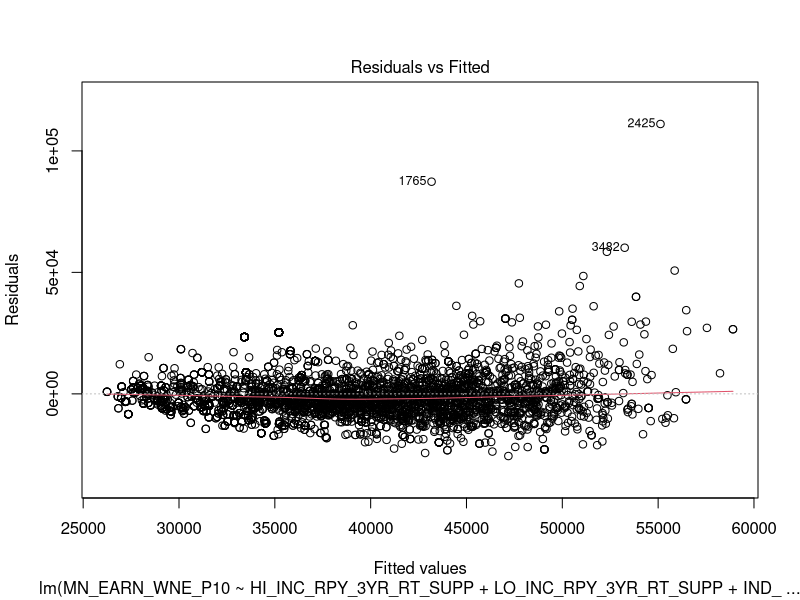
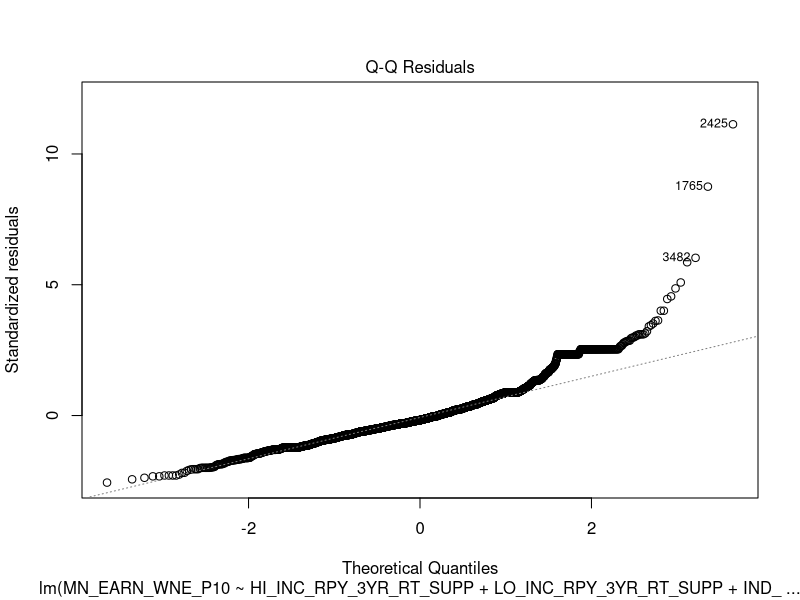
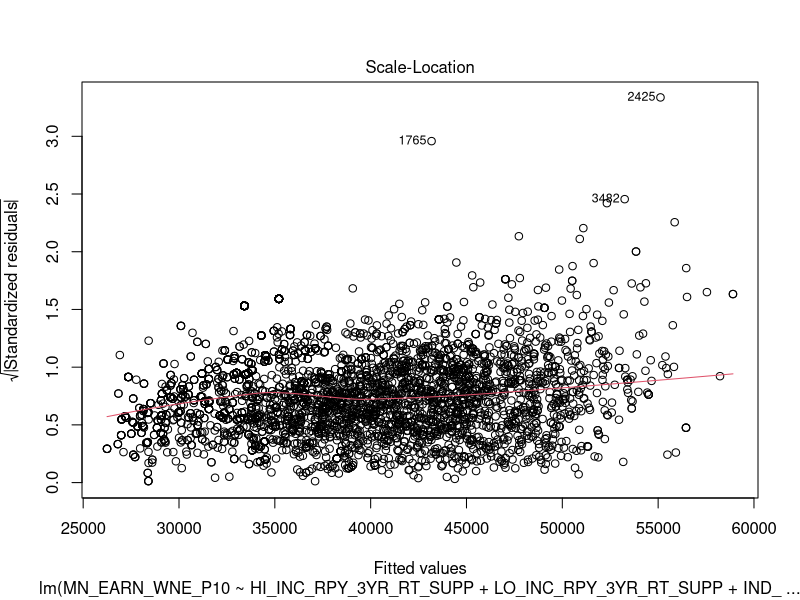
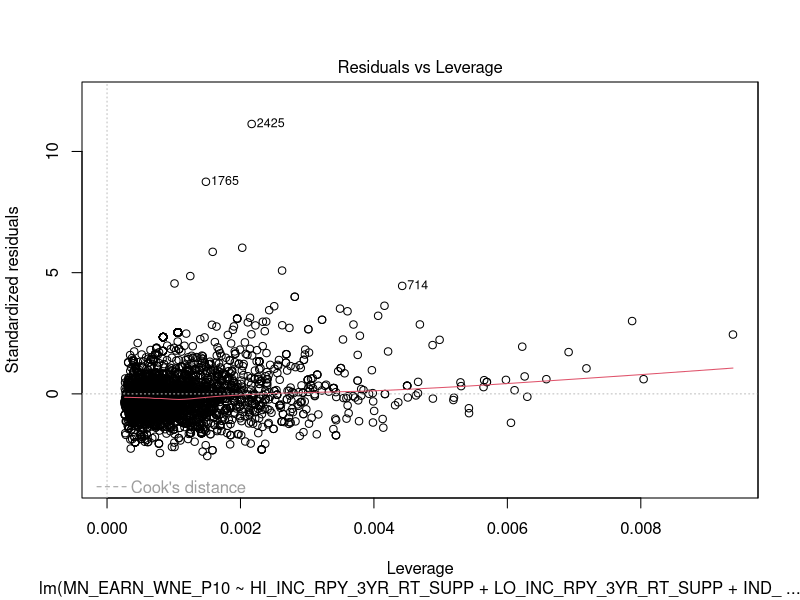
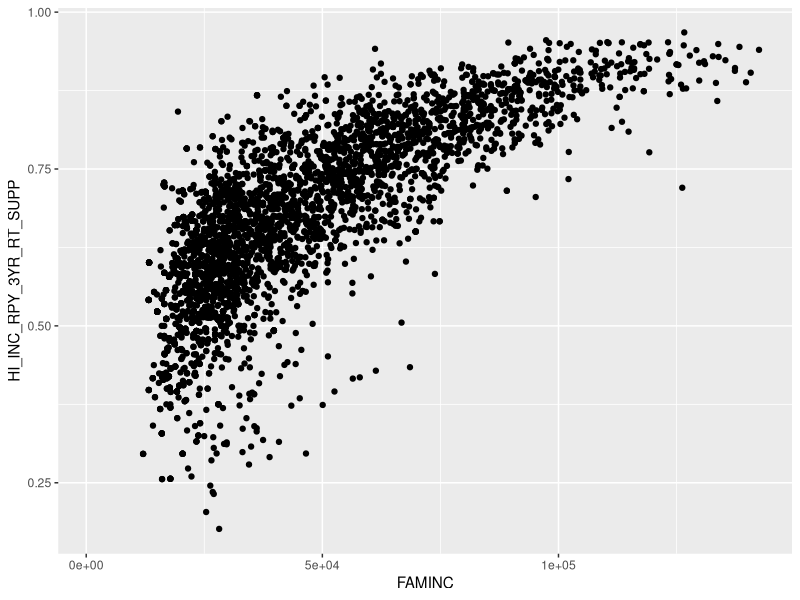

Here is the R script that generated these plots, in order:
## ---- chunk 1
library(tidyverse)
library(readr)
collegescorecard <- read_csv("group-h-csv.csv", na = c("", "NA", "NULL", "PrivacySuppressed"),
    col_types = cols(ADM_RATE = col_number(), 
        ADM_RATE_ALL = col_number(), C150_4 = col_number(), 
        COMPL_RPY_3YR_RT_SUPP = col_number(), 
        CONTROL = col_character(), COSTT4_A = col_number(), 
        DEP_RPY_3YR_RT_SUPP = col_number(), 
        FAMINC = col_number(), FEMALE_RPY_3YR_RT_SUPP = col_number(), 
        FIRSTGEN_RPY_3YR_RT_SUPP = col_number(), 
        GRAD_DEBT_MDN10YR_SUPP = col_number(), 
        GRAD_DEBT_MDN_SUPP = col_number(), 
        HIGHDEG = col_character(), HI_INC_RPY_3YR_RT_SUPP = col_number(), 
        ICLEVEL = col_character(), IND_RPY_3YR_RT_SUPP = col_number(), 
        LO_INC_RPY_3YR_RT_SUPP = col_number(), 
        MALE_RPY_3YR_RT_SUPP = col_number(), 
        MD_EARN_WNE_P10 = col_number(), MD_FAMINC = col_number(), 
        MD_INC_RPY_3YR_RT_SUPP = col_number(), 
        MN_EARN_WNE_P10 = col_number(), NONCOM_RPY_3YR_RT_SUPP = col_number(), 
        NOPELL_RPY_3YR_RT_SUPP = col_number(), 
        NOTFIRSTGEN_RPY_3YR_RT_SUPP = col_number(), 
        NPT4_PRIV = col_number(), NPT4_PUB = col_number(), 
        OPEID = col_character(), PCTFLOAN = col_number(), 
        PCTPELL = col_number(), PELL_RPY_3YR_RT_SUPP = col_number(), 
        PFTFAC = col_number(), PREDDEG = col_character(), 
        RPY_3YR_RT_SUPP = col_number(), SAT_AVG = col_number(), 
        TUITFTE = col_number(), TUITIONFEE_IN = col_number(), 
        TUITIONFEE_OUT = col_number(), UNITID = col_character()))

collegescorecard<- collegescorecard%>% mutate(SCH_DEG=as.factor(SCH_DEG), PREDDEG=as.factor(PREDDEG), HIGHDEG=as.factor(HIGHDEG), CONTROL=as.factor(CONTROL)) 

## ---- chunk 2
model<-lm(MN_EARN_WNE_P10~MD_FAMINC+PCTPELL+GRAD_DEBT_MDN10YR_SUPP+ADM_RATE+LO_INC_RPY_3YR_RT_SUPP, data=collegescorecard)

repaymentmod<-lm(MN_EARN_WNE_P10~MALE_RPY_3YR_RT_SUPP+FEMALE_RPY_3YR_RT_SUPP+FIRSTGEN_RPY_3YR_RT_SUPP+HI_INC_RPY_3YR_RT_SUPP+LO_INC_RPY_3YR_RT_SUPP+IND_RPY_3YR_RT_SUPP+NONCOM_RPY_3YR_RT_SUPP, data=collegescorecard)

repay<-lm(MN_EARN_WNE_P10~HI_INC_RPY_3YR_RT_SUPP+LO_INC_RPY_3YR_RT_SUPP+IND_RPY_3YR_RT_SUPP, data=collegescorecard)

anova(repay)

anova(repaymentmod)

plot(repay)

summary(repaymentmod)
summary(model)

collegescorecard%>%
  select(FAMINC, HI_INC_RPY_3YR_RT_SUPP)%>%
  cor()

library(ggplot2)
ggplot(data=collegescorecard, aes(x=FAMINC, y=HI_INC_RPY_3YR_RT_SUPP))+
  geom_point()
## ---- chunk 3


## ---- chunk 4
modfaminc1<- lm(MN_EARN_WNE_P10~MD_FAMINC+SCH_DEG+ADM_RATE_ALL+C150_4+HIGHDEG+TUITFTE+TUITIONFEE_OUT+TUITIONFEE_IN+SAT_AVG+GRAD_DEBT_MDN_SUPP+COSTT4_A+PFTFAC+PCTPELL+NPT4_PUB+PCTFLOAN+RPY_3YR_RT_SUPP, data=collegescorecard)
summary(modfaminc1)
## ---- chunk 5
library(car)
collegescorecard%>%
  select(MD_FAMINC,ADM_RATE_ALL,C150_4,TUITFTE,TUITIONFEE_OUT,TUITIONFEE_IN,SAT_AVG,GRAD_DEBT_MDN_SUPP)%>%
  cor()
